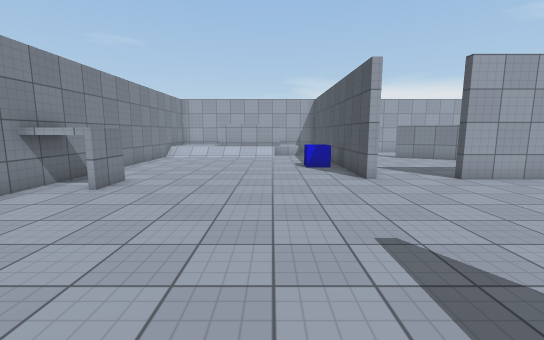
View 1 (above)

17 first-person views from a walk through a 3-D level made in the Unity game engine. The camera is 1.5 m above the floor, tilts 8° down and sees 90° across. The floor is counted in squares, 1 m on a side. Each view is taken from the middle of a square. On the plan, view 1 faces up. The plan holds only what a view shows up to about 14 squares ahead; the rest is blank. The player character is not drawn. Surface patterns are stand-ins for the level's own textures.

View 2
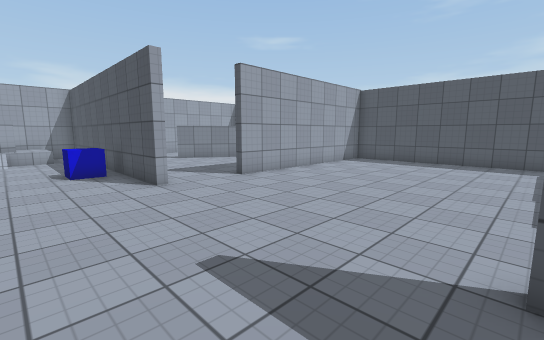

View 3
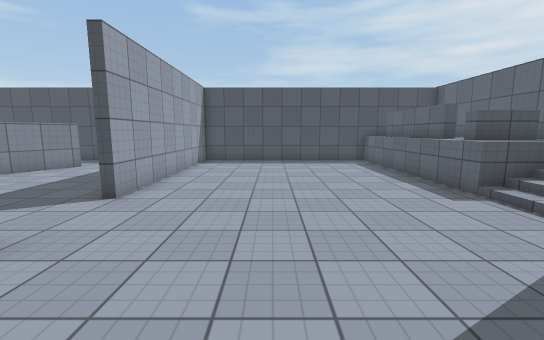

View 4
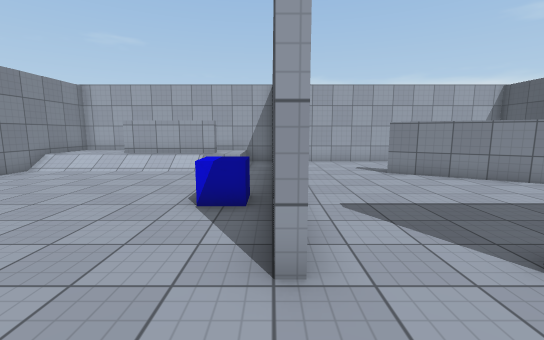

View 5
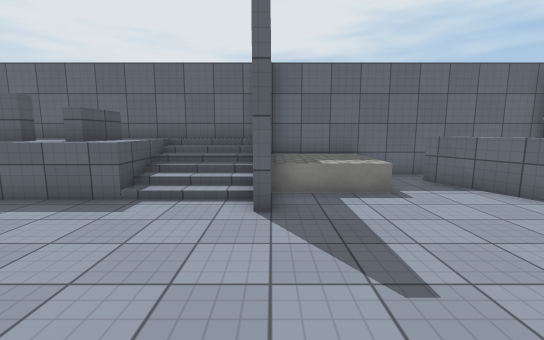

View 6
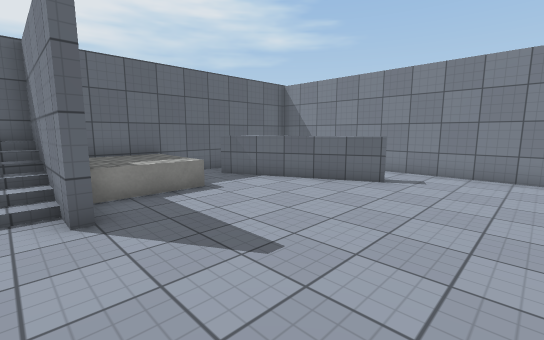

View 7
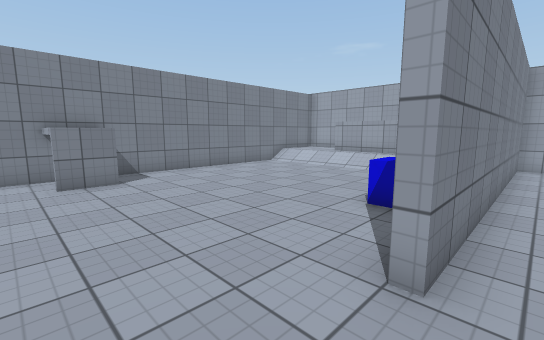

View 8
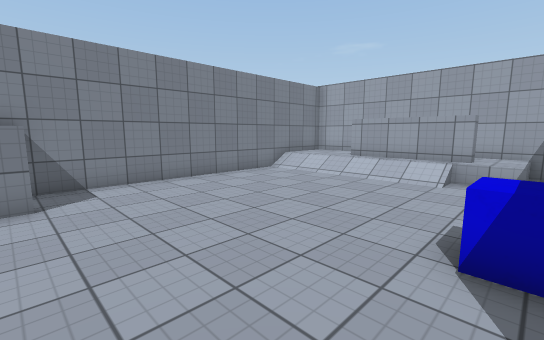

View 9
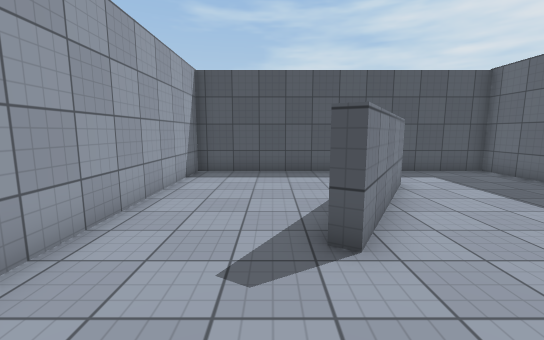

View 10
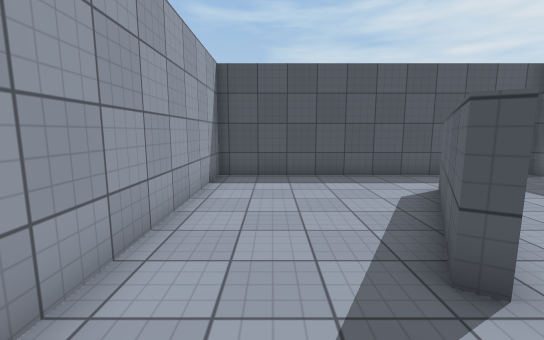

View 11
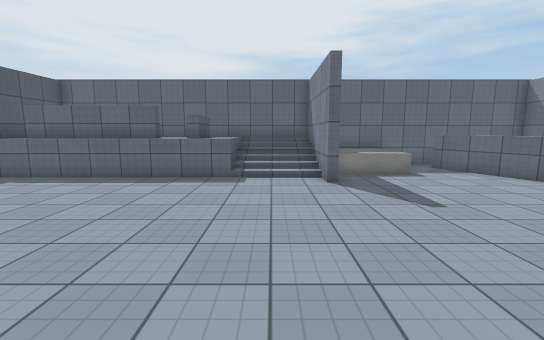

View 12
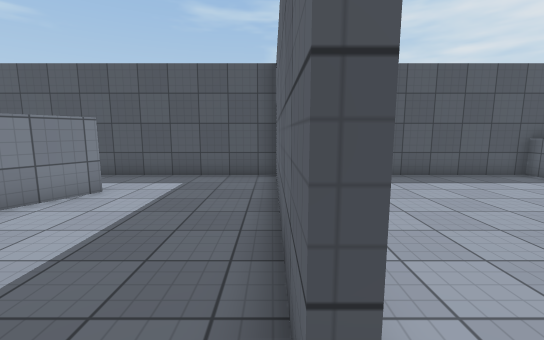

View 13
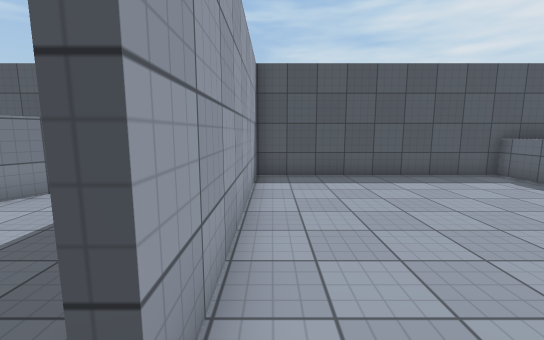

View 14
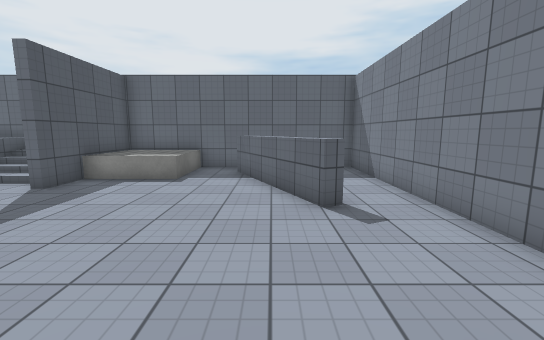

View 15
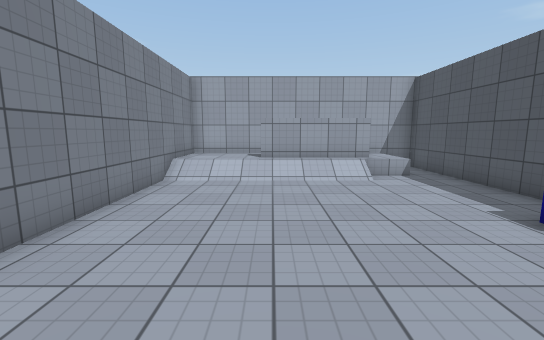

View 16
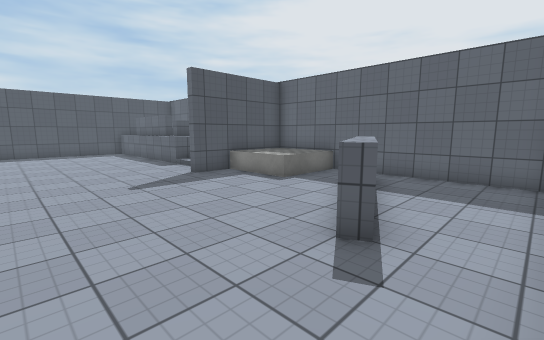

View 17
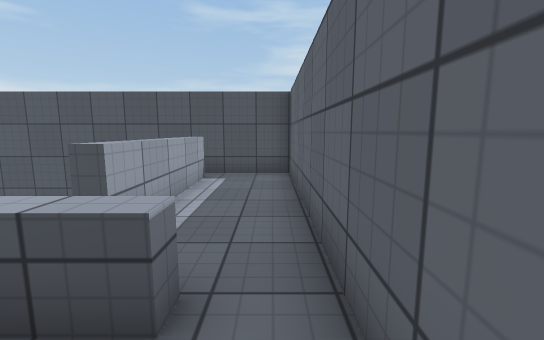

### Floor plan
Key: @ floor where view 1 was taken; # wall or solid block; . main floor; : floor 0.5 m higher than the main floor; + floor 1.25 m higher than the main floor; / step, stairs or slope; = window, fence, low wall or low ledge; ^ raised ledge; O other object.
Columns run from 7 left of view 1 to 15 right of it. Each row starts with its distance up from view 1.
 20 #######################
 19 #:::    :.#...........#
 18 #:::^^^^:.#...........#
 17 #///////=.#...........#
 16 #.........#....#......#
 15 #.........#....###....#
 14 #.........#......###..#
 13 #.........#...........#
 12 #........O#...........#
 11 #.........#...........#
 10 #.........#...........#
  9 #.........#...#########
  8 ###...................#
  7 ###...................#
  6 #.....................#
  5 #.....................#
  4 #.....................#
  3 #.....................#
  2 #..=..................#
  1 #..==.................#
  0 #...^..@..#//#=#+++++=#
 -1 #...==.^^^#//=+=^^^^^+#
 -2 #....^.^^^#///+=++++++#
 -3 #......^^^#///++++++++#
 -4 #######################

Where each view was taken, in squares from view 1:
view 1: 0 up, 0 right, facing up
view 2: 1 up, 0 right, facing up-right
view 3: 5 up, 0 right, facing right
view 4: 6 up, 3 right, facing up
view 5: 6 up, 3 right, facing down
view 6: 6 up, 4 right, facing down-left
view 7: 6 up, 4 right, facing up-left
view 8: 8 up, 2 right, facing up-left
view 9: 17 up, 4 right, facing right
view 10: 18 up, 5 right, facing right
view 11: 9 up, 5 right, facing down
view 12: 9 up, 5 right, facing right
view 13: 8 up, 5 right, facing right
view 14: 8 up, 3 left, facing down
view 15: 8 up, 3 left, facing up
view 16: 6 up, 6 left, facing down-right
view 17: 3 down, 6 right, facing right
